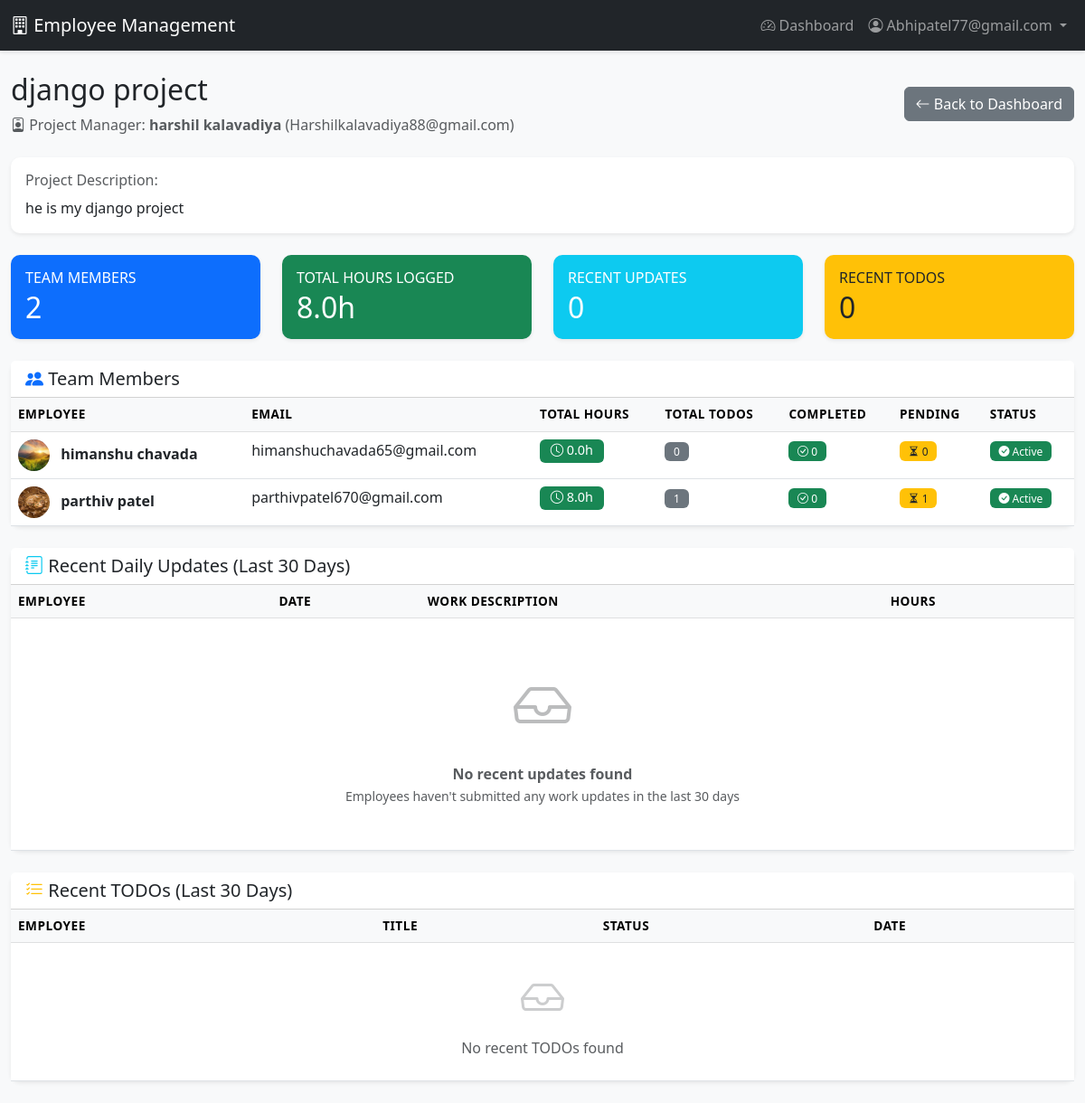
The page /project/2/team/ (signed in) on the database as committed earlier.
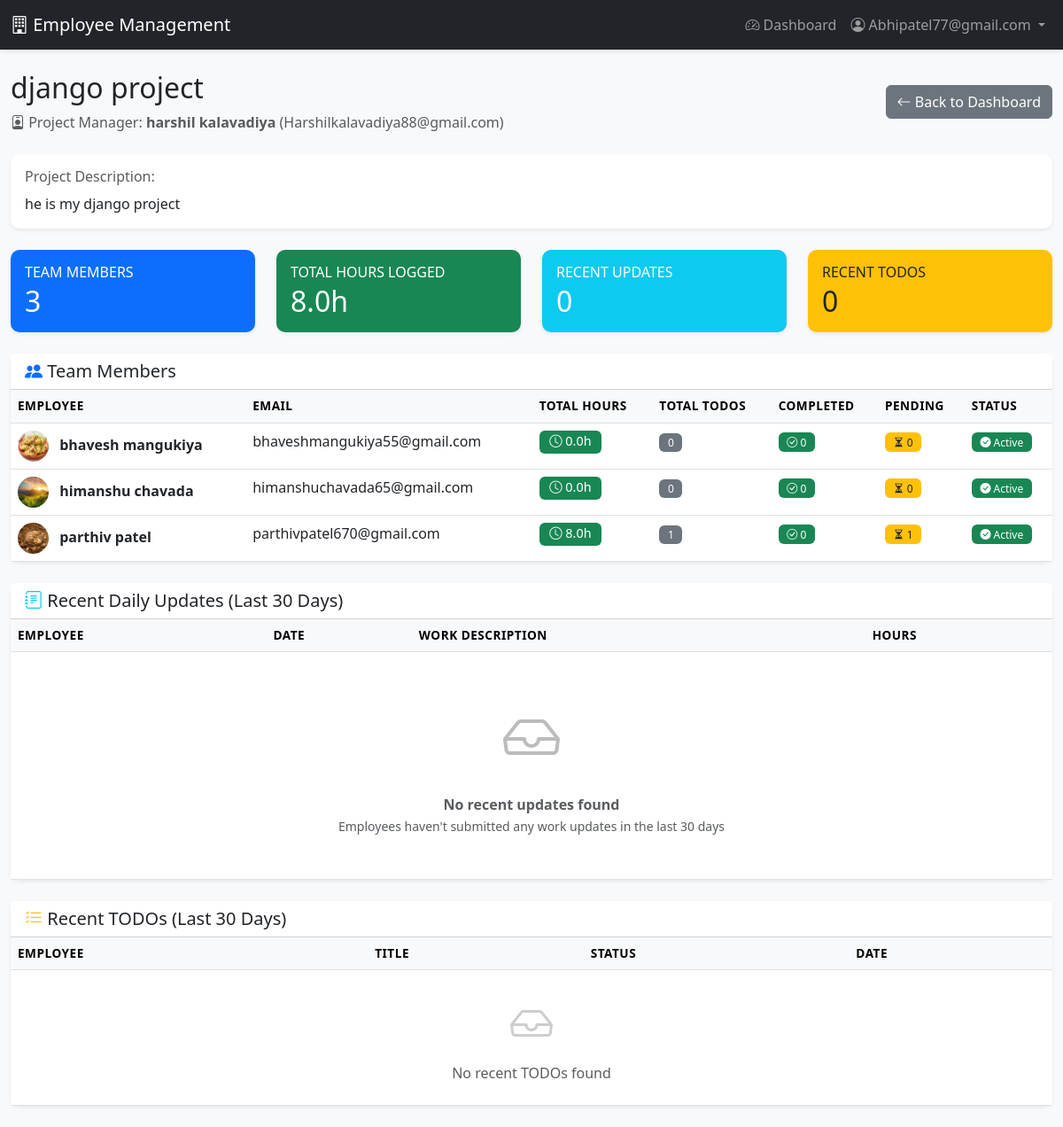
The same page on the database as committed later.
### accounts/models.py (models this page shows, shortened)
class User(AbstractUser):
    ROLE_CHOICES = (
        ('EMPLOYEE', 'Employee'),
        ('PM', 'Project Manager'),
        ('ADMIN', 'Admin'),
    )
    username = None
    email = models.EmailField(unique=True)
    role = models.CharField(max_length=10, choices=ROLE_CHOICES, default='EMPLOYEE')
    profile_image = models.ImageField(upload_to='profiles/', null=True, blank=True)
    is_verified = models.BooleanField(default=False)
    verification_token = models.CharField(max_length=100, blank=True)
    created_by = models.ForeignKey(
        'self',
        on_delete=models.CASCADE,  # ← Ye change kiya
        null=True,
        blank=True,
        related_name='created_users'
    )
    USERNAME_FIELD = 'email'
    REQUIRED_FIELDS = []
    objects = UserManager()
    class Meta:
        db_table = 'users'
        verbose_name = 'User'
        verbose_name_plural = 'Users'

### accounts/views.py (the view)
    def wrapper(request, *args, **kwargs):
        if not request.user.is_authenticated or request.user.role != 'ADMIN':
            messages.error(request, 'Access denied. Admin only.')
            return redirect('dashboard')
        return view_func(request, *args, **kwargs)

### accounts/views.py (called while the page is built)
def admin_required(view_func):
    def wrapper(request, *args, **kwargs):
        if not request.user.is_authenticated or request.user.role != 'ADMIN':
            messages.error(request, 'Access denied. Admin only.')
            return redirect('dashboard')
        return view_func(request, *args, **kwargs)
    return wrapper

### accounts/templates/accounts/project_team_view.html (shortened to what the changed rows need)
{% extends 'base.html' %}
{% block content %}
<div class="container-fluid mt-4">
    <div class="d-flex justify-content-between align-items-center mb-4">
        <div>
            <h2> {{ project.name }}</h2>
        </div>
    </div>
    <div class="row mb-4">
        <div class="col-md-3">
            <div class="card border-0 shadow-sm bg-primary text-white">
                <div class="card-body">
                    <h6 class="text-uppercase mb-1">Team Members</h6>
                    <h2 class="mb-0">{{ total_employees }}</h2>
                </div>
            </div>
        </div>
        <div class="col-md-3">
            <div class="card border-0 shadow-sm bg-success text-white">
                <div class="card-body">
                    <h2 class="mb-0">{{ total_hours|floatformat:1 }}h</h2>
                </div>
            </div>
        </div>
        <div class="col-md-3">
            <div class="card border-0 shadow-sm bg-info text-white">
                <div class="card-body">
                    <h2 class="mb-0">{{ recent_updates.count }}</h2>
                </div>
            </div>
        </div>
        <div class="col-md-3">
            <div class="card border-0 shadow-sm bg-warning text-dark">
                <div class="card-body">
                    <h2 class="mb-0">{{ recent_todos.count }}</h2>
                </div>
            </div>
        </div>
    </div>
    <div class="card shadow-sm mb-4">
        <div class="card-body p-0">
            <div class="table-responsive">
                <table class="table table-hover mb-0">
                    <thead class="table-light">
                        <tr>
                            <th>Employee</th>
                            <th>Email</th>
                            <th>Total Hours</th>
                            <th>Total TODOs</th>
                            <th>Completed</th>
                            <th>Pending</th>
                            <th>Status</th>
                        </tr>
                    </thead>
                    <tbody>
                        {% for employee in employees %}
                        <tr>
                            <td>
                                {% if employee.profile_image %}
                                    <img src="{{ employee.profile_image.url }}"
                                         alt="{{ employee.get_full_name }}"
                                         class="rounded-circle me-2"
                                         width="35" height="35">
                                {% else %}
                                    <i class="bi bi-person-circle me-2" style="font-size: 1.8rem;"></i>
                                {% endif %}
                                <strong>{{ employee.get_full_name }}</strong>
                            </td>
                            <td>{{ employee.email }}</td>
                            <td>
                                <span class="badge bg-success" style="font-size: 0.9rem;">
                                    <i class="bi bi-clock"></i> {{ employee.total_hours|default:0|floatformat:1 }}h
                                </span>
                            </td>
                            <td>
                                <span class="badge bg-secondary">
                                    {{ employee.total_todos|default:0 }}
                                </span>
                            </td>
                            <td>
                                <span class="badge bg-success">
                                    <i class="bi bi-check-circle"></i> {{ employee.completed_todos|default:0 }}
                                </span>
                            </td>
                            <td>
                                <span class="badge bg-warning text-dark">
                                    <i class="bi bi-hourglass-split"></i> {{ employee.pending_todos|default:0 }}
                                </span>
                            </td>
                            <td>
                                {% if employee.is_active %}
                                    <span class="badge bg-success">
                                        <i class="bi bi-check-circle-fill"></i> Active
                                    </span>
                                {% else %}
                                    <span class="badge bg-danger">
                                        <i class="bi bi-x-circle-fill"></i> Inactive
                                    </span>
                                {% endif %}
                            </td>
                        </tr>
                        {% endfor %}
                    </tbody>
                </table>
            </div>
        </div>
    </div>
<div class="card shadow-sm mb-4">
    <div class="card-body p-0">
        <div class="table-responsive">
            <table class="table table-hover mb-0">
                <thead class="table-light">
                    <tr>
                        <th>Employee</th>
                        <th>Date</th>
                        <th>Work Description</th>
                        <th>Hours</th>
                    </tr>
                </thead>
            </table>
        </div>
    </div>
</div>
    <div class="card shadow-sm mb-4">
        <div class="card-body p-0">
            <div class="table-responsive">
                <table class="table table-hover mb-0">
                    <thead class="table-light">
                        <tr>
                            <th>Employee</th>
                            <th>Title</th>
                            <th>Status</th>
                            <th>Date</th>
                        </tr>
                    </thead>
                </table>
            </div>
        </div>
    </div>
</div>
{% endblock %}

Rows that differ between the two databases and show on the page:
added User: profile_image (picture), get_full_name "bhavesh mangukiya", email "bhaveshmangukiya55@gmail.com", total_hours "0.0", total_todos "0", completed_todos "0", pending_todos "0", is_active True (drawn)
Other text that changed with them:
{{ total_employees }}: "2" → "3"
